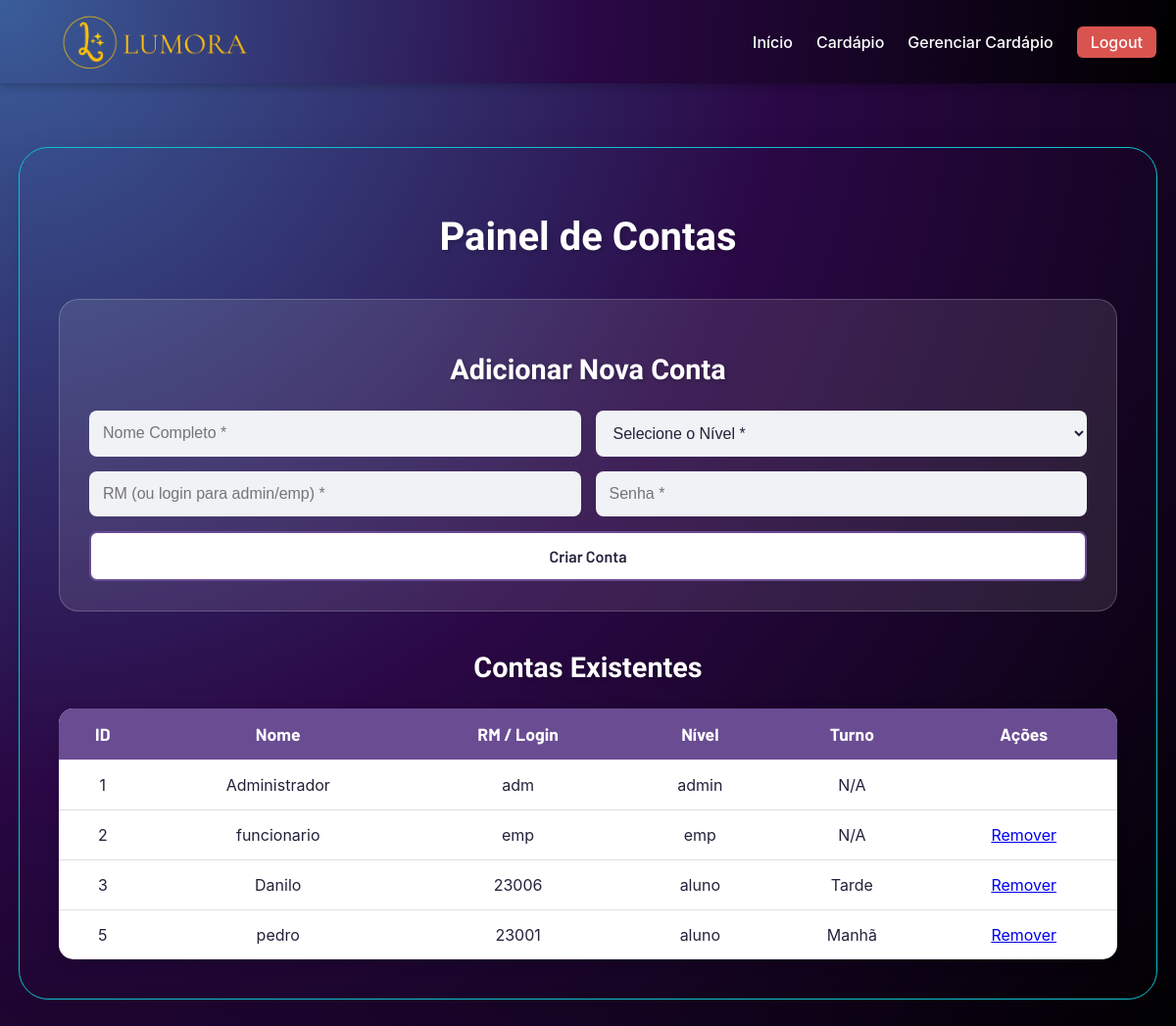
Before: /painel_contas.php (signed in) with the older database file.
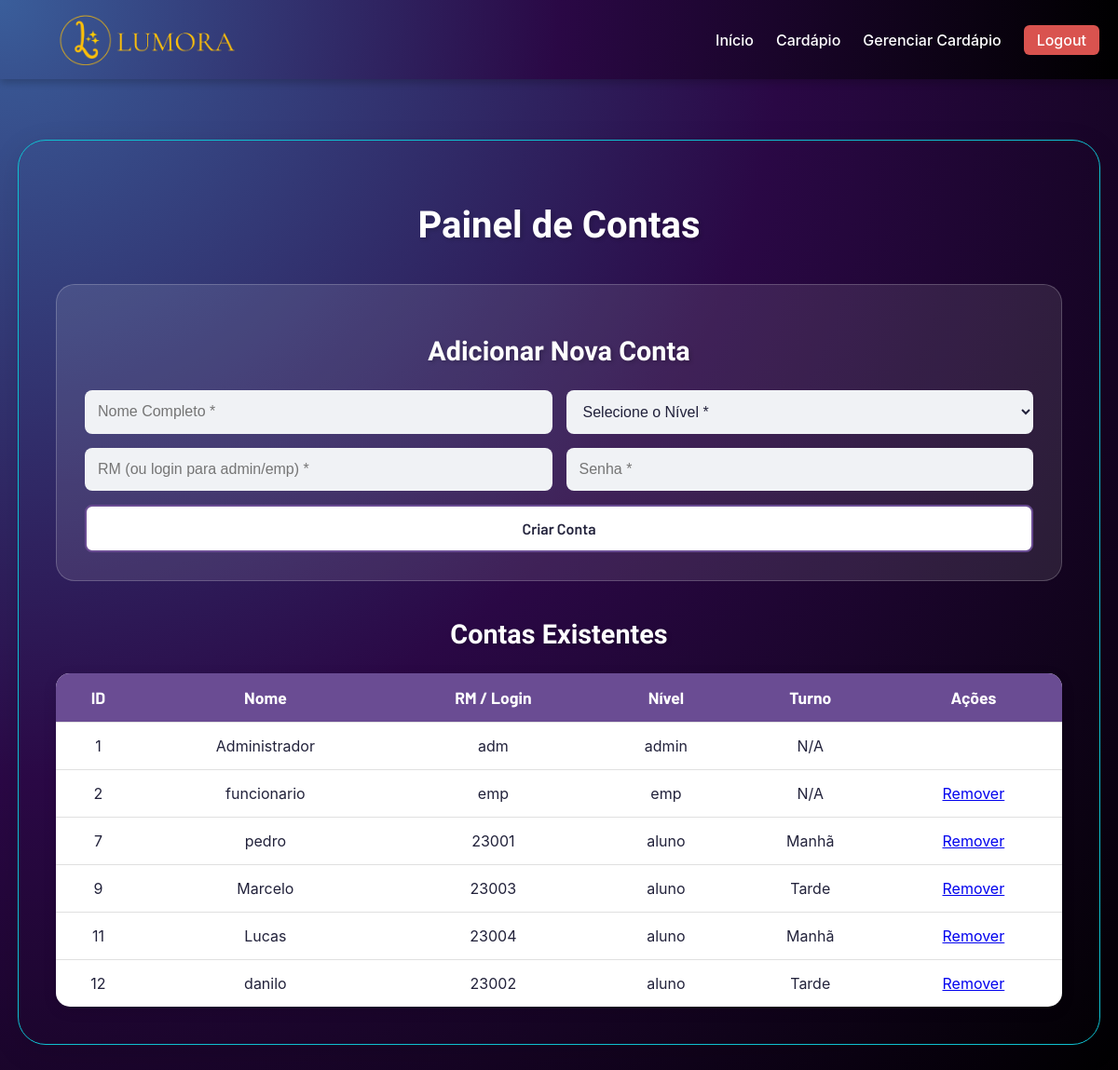
After: the same page with the newer database file.
### tables this page shows
CREATE TABLE IF NOT EXISTS `tbusuario` (
  `id` int NOT NULL AUTO_INCREMENT,
  `nome` varchar(100) NOT NULL,
  `rm` varchar(20) NOT NULL,
  `codigo_etec` varchar(10) DEFAULT NULL,
  `senha` varchar(255) NOT NULL,
  `nivel` enum('aluno','admin','emp') NOT NULL DEFAULT 'aluno',
  `turno` enum('Manhã','Tarde','Noite') DEFAULT NULL,
  PRIMARY KEY (`id`),
  UNIQUE KEY `matricula_unica` (`rm`,`codigo_etec`)
);

### conexao/conexao.php (called while the page is built, shortened)
<?php
class BancodeDados {
    private $host = "localhost";
    private $user = "root";
    private $senha = "prof@3t3c";
    private $banco = "gestao_merenda";
	public function conecta(){
        $this->con = mysqli_connect($this->host, $this->user, $this->senha, $this->banco);
    }
}
?>

### painel_contas.php (the view, shortened to what this page needs)
<?php
require_once('conexao/conexao.php');
$mysql = new BancodeDados();
$mysql->conecta();
?>
<!DOCTYPE html>
<html lang="pt-br">
<head>
    <link rel="stylesheet" href="css/style.css">
    <link rel="stylesheet" href="css/painel_contas.css">
    <link rel="stylesheet" href="https://cdnjs.cloudflare.com/ajax/libs/font-awesome/6.0.0-beta3/css/all.min.css">
</head>
<body class="body-painel">
    <header class="cabecalho-fixo">
        <div class="logo">
         <a href="index.php">
            <img src="imgs/lumora.png" alt="Logo Lumora" class="logo-img">
        </a>
        </div>
       <nav class="menu-principal">
          <ul>
            <li><a href="index.php">Início</a></li>
            <li><a href="cardapio.php">Cardápio</a></li>
            <li><a href="gerenciar_cardapio.php">Gerenciar Cardápio</a></li>
            <li><a href="logout.php" class="btn-logout">Logout</a></li>
          </ul>
        </nav>
    </header>
    <main class="painel-container-principal">
        <div class="admin-panel-container">
            <h1>Painel de Contas</h1>
            <div class="cardapio-form">
                <h2>Adicionar Nova Conta</h2>
                <form action="processar_nova_conta.php" method="post" id="form-nova-conta">
                    <div class="form-row">
                        <input type="text" name="nome" placeholder="Nome Completo *" required>
                        <select name="nivel" id="nivel_select" required>
                            <option value="" disabled selected>Selecione o Nível *</option>
                        </select>
                    </div>
                    <div class="form-row">
                        <input type="text" name="rm" placeholder="RM (ou login para admin/emp) *" required>
                        <input type="password" name="senha" placeholder="Senha *" required>
                    </div>
                    <div class="form-row">
                        <button type="submit" class="btn-adicionar-item">Criar Conta</button>
                    </div>
                </form>
            </div>
            <h2>Contas Existentes</h2>
            <div class="table-responsive-panel">
                <table class="product-data-table">
                    <thead>
                        <tr>
                            <th>ID</th>
                            <th>Nome</th>
                            <th>RM / Login</th>
                            <th>Nível</th>
                            <th>Turno</th>
                            <th>Ações</th>
                        </tr>
                    </thead>
                    <tbody>
                    <?php
                    $sql = "SELECT id, nome, rm, nivel, turno FROM tbusuario ORDER BY id";
                    $query = mysqli_query($mysql->con, $sql);
                    while($dados = mysqli_fetch_array($query)):
                    ?>
                        <tr>
                            <td><?php echo $dados['id']; ?></td>
                            <td><?php echo htmlspecialchars($dados['nome']); ?></td>
                            <td><?php echo htmlspecialchars($dados['rm']); ?></td>
                            <td><?php echo htmlspecialchars($dados['nivel']); ?></td>
                            <td><?php echo htmlspecialchars($dados['turno'] ?? 'N/A'); ?></td>
                            <td class="actions-cell">
                                <?php if ($dados['id'] != 1): ?>
                                <a href="remover_conta.php?id=<?php echo base64_encode($dados['id']); ?>" onclick="return confirm('Tem certeza?');" class="btn-panel-danger btn-sm">Remover</a>
                                <?php endif; ?>
                            </td>
                        </tr>
                    <?php endwhile; ?>
                    </tbody>
                </table>
            </div>
        </div>
    </main>
</body>
</html>

Changed rows visible on the page:
removed tbusuario: id "3", nome "Danilo", rm "23006", nivel "aluno", turno "Tarde"
removed tbusuario: id "5", nome "pedro", rm "23001", nivel "aluno", turno "Manhã"
added tbusuario: id "7", nome "pedro", rm "23001", nivel "aluno", turno "Manhã"
added tbusuario: id "9", nome "Marcelo", rm "23003", nivel "aluno", turno "Tarde"
added tbusuario: id "11", nome "Lucas", rm "23004", nivel "aluno", turno "Manhã"
added tbusuario: id "12", nome "danilo", rm "23002", nivel "aluno", turno "Tarde"
